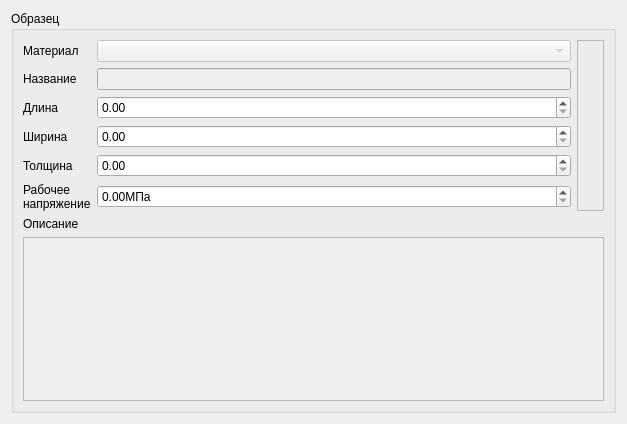
<ui version="4.0" >
 <class>patternPageForm</class>
 <widget class="QWidget" name="patternPageForm" >
  <property name="geometry" >
   <rect>
    <x>0</x>
    <y>0</y>
    <width>627</width>
    <height>424</height>
   </rect>
  </property>
  <property name="windowTitle" >
   <string>Form</string>
  </property>
  <layout class="QVBoxLayout" name="verticalLayout_2" >
   <item>
    <widget class="QGroupBox" name="groupBox" >
     <property name="sizePolicy" >
      <sizepolicy vsizetype="Preferred" hsizetype="Expanding" >
       <horstretch>0</horstretch>
       <verstretch>0</verstretch>
      </sizepolicy>
     </property>
     <property name="title" >
      <string>Образец</string>
     </property>
     <layout class="QGridLayout" name="gridLayout" >
      <item row="0" column="0" >
       <widget class="QLabel" name="label_2" >
        <property name="text" >
         <string>Материал</string>
        </property>
       </widget>
      </item>
      <item row="0" column="1" >
       <widget class="QComboBox" name="cbMaterials" >
        <property name="enabled" >
         <bool>false</bool>
        </property>
       </widget>
      </item>
      <item rowspan="6" row="0" column="2" >
       <widget class="QFrame" name="frame" >
        <property name="frameShape" >
         <enum>QFrame::StyledPanel</enum>
        </property>
        <property name="frameShadow" >
         <enum>QFrame::Raised</enum>
        </property>
        <layout class="QVBoxLayout" name="verticalLayout" >
         <item>
          <widget class="QLabel" name="label_13" >
           <property name="text" >
            <string/>
           </property>
           <property name="pixmap" >
            <pixmap resource="../../../../workspaces/TiniusOlsen/ExTestSuite/rc/images.qrc" >:/images/pattern/lopatka.png</pixmap>
           </property>
           <property name="scaledContents" >
            <bool>false</bool>
           </property>
          </widget>
         </item>
        </layout>
       </widget>
      </item>
      <item row="1" column="0" >
       <widget class="QLabel" name="label_4" >
        <property name="text" >
         <string>Название</string>
        </property>
       </widget>
      </item>
      <item row="1" column="1" >
       <widget class="QLineEdit" name="leName" >
        <property name="enabled" >
         <bool>false</bool>
        </property>
       </widget>
      </item>
      <item row="2" column="0" >
       <widget class="QLabel" name="label_5" >
        <property name="text" >
         <string>Длина</string>
        </property>
       </widget>
      </item>
      <item row="2" column="1" >
       <widget class="QDoubleSpinBox" name="dsbSampleLength" />
      </item>
      <item row="3" column="0" >
       <widget class="QLabel" name="label_6" >
        <property name="text" >
         <string>Ширина</string>
        </property>
       </widget>
      </item>
      <item row="3" column="1" >
       <widget class="QDoubleSpinBox" name="dsbSampleWidth" />
      </item>
      <item row="4" column="0" >
       <widget class="QLabel" name="label_7" >
        <property name="text" >
         <string>Толщина</string>
        </property>
       </widget>
      </item>
      <item row="4" column="1" >
       <widget class="QDoubleSpinBox" name="dsbSampleThickness" />
      </item>
      <item row="5" column="0" >
       <widget class="QLabel" name="label_14" >
        <property name="text" >
         <string>Рабочее&lt;br> напряжение</string>
        </property>
       </widget>
      </item>
      <item row="5" column="1" >
       <widget class="QDoubleSpinBox" name="dsbWorkStress" >
        <property name="suffix" >
         <string>МПа</string>
        </property>
        <property name="maximum" >
         <double>10000.000000000000000</double>
        </property>
        <property name="singleStep" >
         <double>100.000000000000000</double>
        </property>
       </widget>
      </item>
      <item row="6" column="0" colspan="2" >
       <widget class="QLabel" name="label_3" >
        <property name="text" >
         <string>Описание</string>
        </property>
       </widget>
      </item>
      <item row="7" column="0" colspan="3" >
       <widget class="QTextEdit" name="teDescription" >
        <property name="enabled" >
         <bool>false</bool>
        </property>
       </widget>
      </item>
     </layout>
    </widget>
   </item>
  </layout>
 </widget>
 <resources>
  <include location="../../../../workspaces/TiniusOlsen/ExTestSuite/rc/images.qrc" />
 </resources>
 <connections/>
</ui>
